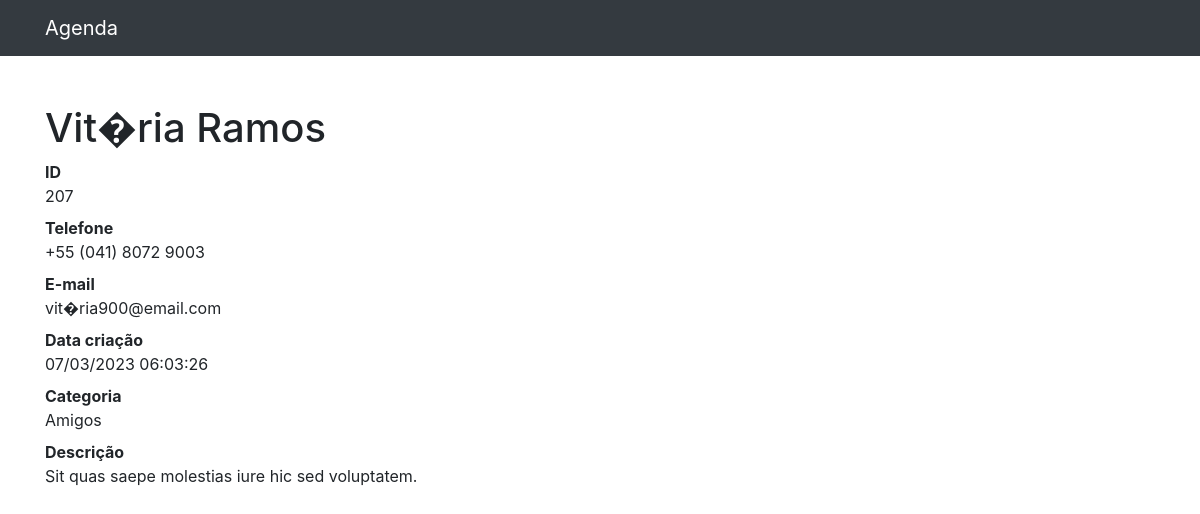
The page /207 on the database its author committed.
### contatos/models.py (models this page shows, shortened)
class Contato(models.Model):
    nome = models.CharField(max_length=255)
    sobrenome = models.CharField(max_length=255, blank=True)
    telefone = models.CharField(max_length=255)
    email = models.CharField(max_length=255, blank=True)
    data_criacao = models.DateTimeField(default=timezone.now)
    descricao = models.TextField(blank=True)
    categoria = models.ForeignKey(Categoria, on_delete=models.DO_NOTHING)
    mostrar = models.BooleanField(default=True)

class Categoria(models.Model):
    nome = models.CharField(max_length=255)
    def __str__(self) -> str:
        return self.nome

### contatos/views.py (the view)
# urls.py: path('<int:contato_id>', views.ver_contato, name='ver_contato')
def ver_contato(request, contato_id):
    contato = get_object_or_404(Contato, id=contato_id)
    if not contato.mostrar:
        raise Http404()
    return render(request, 'contatos/ver_contato.html', {
        'contato': contato
    })

### contatos/templates/contatos/ver_contato.html
{% extends 'base.html' %}
{% block 'conteudo' %}
<h1 class="mt-5">{{contato.nome}} {{contato.sobrenome}}</h1>
<dl>
  <dt>ID</dt>
  <dd>{{contato.id}}</dd>
  <dt>Telefone</dt>
  <dd>{{contato.telefone}}</dd>
  <dt>E-mail</dt>
  <dd>{{contato.email}}</dd>
  <dt>Data criação</dt>
  <dd>{{contato.data_criacao|date:'d/m/Y H:i:s'}}</dd>
  <dt>Categoria</dt>
  <dd>{{contato.categoria}}</dd>
  <dt>Descrição</dt>
  <dd>
    {{contato.descricao}}
  </dd>
</dl>
{% endblock 'conteudo' %}

### rows shown on the page
Contato: nome "Vit�ria", sobrenome "Ramos", id "207", telefone "+55 (041) 8072 9003", email "vit�ria900@email.com", data_criacao "07/03/2023 06:03:26", categoria "Amigos", descricao "Sit quas saepe molestias iure hic sed voluptatem."
